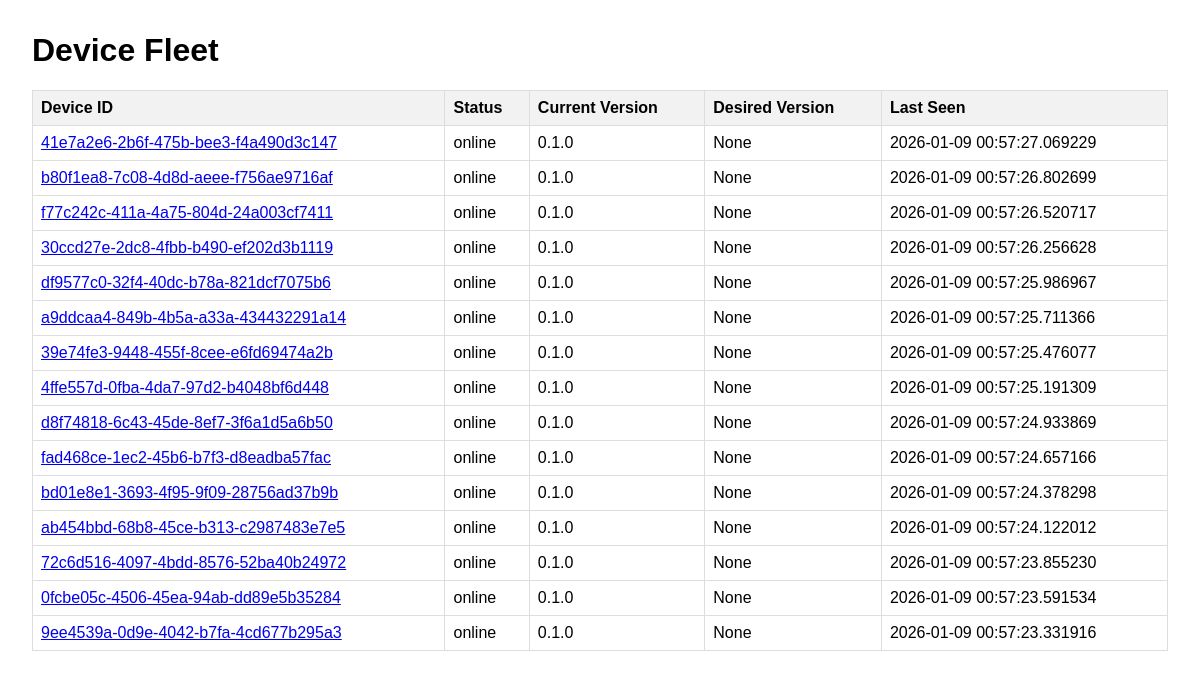
The page / on the database its author committed.
### app/models.py (models this page shows)
class Device(Base):
    __tablename__ = "devices"
    id = Column(String, primary_key=True, index=True)
    current_version = Column(String)
    desired_version = Column(String)
    last_seen = Column(DateTime, default=datetime.datetime.utcnow)
    status = Column(String)
    measurements = relationship("Measurement", back_populates="device")

### app/ui/views.py (the view)
@router.get("/", response_class=HTMLResponse)
async def read_root(request: Request, db: Session = Depends(get_db)):
    devices = db.query(models.Device).order_by(models.Device.last_seen.desc()).all()
    return templates.TemplateResponse("index.html", {"request": request, "devices": devices})

### app/ui/templates/index.html (shortened to what this page needs)
<!DOCTYPE html>
<html>
<head>
    <link rel="stylesheet" href="/static/main.css">
</head>
<body>
    <h1>Device Fleet</h1>
    <table>
        <thead>
            <tr>
                <th>Device ID</th>
                <th>Status</th>
                <th>Current Version</th>
                <th>Desired Version</th>
                <th>Last Seen</th>
            </tr>
        </thead>
        <tbody>
            {% for device in devices %}
            <tr>
                <td><a href="/devices/{{ device.id }}">{{ device.id }}</a></td>
                <td>{{ device.status }}</td>
                <td>{{ device.current_version }}</td>
                <td>{{ device.desired_version }}</td>
                <td>{{ device.last_seen }}</td>
            </tr>
            {% endfor %}
        </tbody>
    </table>
</body>
</html>

### app/ui/static/main.css (style rules this page uses)
body { font-family: sans-serif; margin: 2em; }
table { width: 100%; border-collapse: collapse; }
th, td { border: 1px solid #dddddd; text-align: left; padding: 8px; }
thead { background-color: #f2f2f2; }

### rows shown on the page
Device: id "41e7a2e6-2b6f-475b-bee3-f4a490d3c147", status "online", current_version "0.1.0", desired_version "None", last_seen "2026-01-09 00:57:27.069229"
Device: id "b80f1ea8-7c08-4d8d-aeee-f756ae9716af", status "online", current_version "0.1.0", desired_version "None", last_seen "2026-01-09 00:57:26.802699"
Device: id "f77c242c-411a-4a75-804d-24a003cf7411", status "online", current_version "0.1.0", desired_version "None", last_seen "2026-01-09 00:57:26.520717"
Device: id "30ccd27e-2dc8-4fbb-b490-ef202d3b1119", status "online", current_version "0.1.0", desired_version "None", last_seen "2026-01-09 00:57:26.256628"
Device: id "df9577c0-32f4-40dc-b78a-821dcf7075b6", status "online", current_version "0.1.0", desired_version "None", last_seen "2026-01-09 00:57:25.986967"
Device: id "a9ddcaa4-849b-4b5a-a33a-434432291a14", status "online", current_version "0.1.0", desired_version "None", last_seen "2026-01-09 00:57:25.711366"
Device: id "39e74fe3-9448-455f-8cee-e6fd69474a2b", status "online", current_version "0.1.0", desired_version "None", last_seen "2026-01-09 00:57:25.476077"
Device: id "4ffe557d-0fba-4da7-97d2-b4048bf6d448", status "online", current_version "0.1.0", desired_version "None", last_seen "2026-01-09 00:57:25.191309"
Device: id "d8f74818-6c43-45de-8ef7-3f6a1d5a6b50", status "online", current_version "0.1.0", desired_version "None", last_seen "2026-01-09 00:57:24.933869"
Device: id "fad468ce-1ec2-45b6-b7f3-d8eadba57fac", status "online", current_version "0.1.0", desired_version "None", last_seen "2026-01-09 00:57:24.657166"
Device: id "bd01e8e1-3693-4f95-9f09-28756ad37b9b", status "online", current_version "0.1.0", desired_version "None", last_seen "2026-01-09 00:57:24.378298"
Device: id "ab454bbd-68b8-45ce-b313-c2987483e7e5", status "online", current_version "0.1.0", desired_version "None", last_seen "2026-01-09 00:57:24.122012"
Device: id "72c6d516-4097-4bdd-8576-52ba40b24972", status "online", current_version "0.1.0", desired_version "None", last_seen "2026-01-09 00:57:23.855230"
Device: id "0fcbe05c-4506-45ea-94ab-dd89e5b35284", status "online", current_version "0.1.0", desired_version "None", last_seen "2026-01-09 00:57:23.591534"
Device: id "9ee4539a-0d9e-4042-b7fa-4cd677b295a3", status "online", current_version "0.1.0", desired_version "None", last_seen "2026-01-09 00:57:23.331916"
